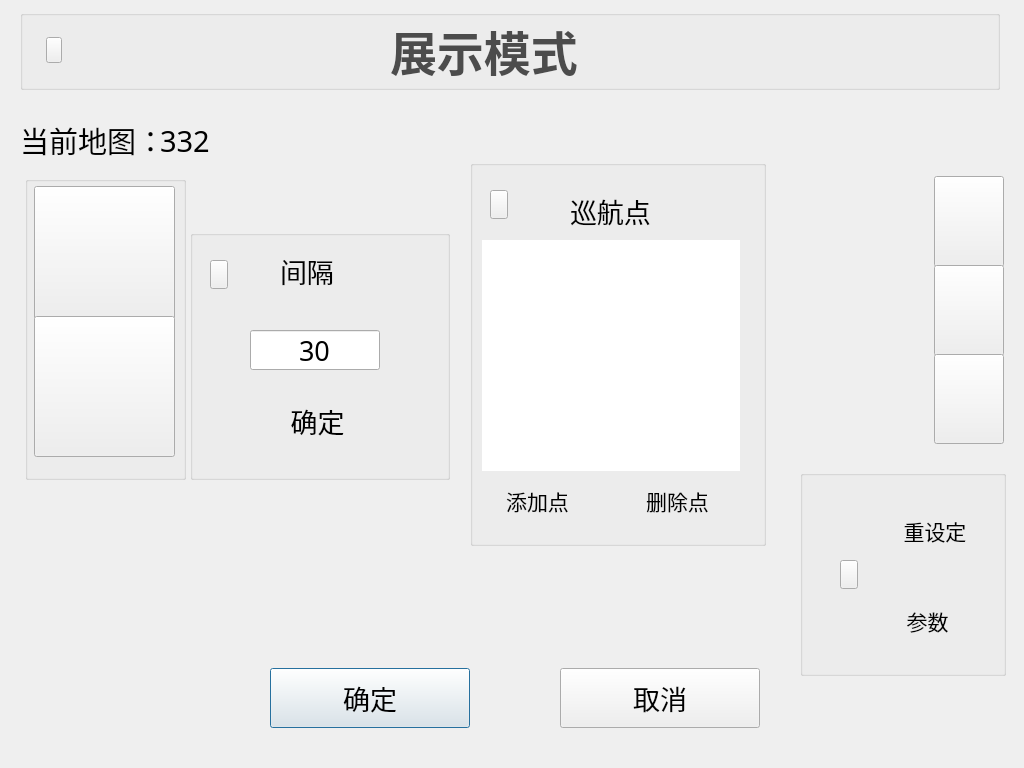
<?xml version="1.0" encoding="UTF-8"?>
<ui version="4.0">
 <class>ShowModeW</class>
 <widget class="QDialog" name="ShowModeW">
  <property name="geometry">
   <rect>
    <x>0</x>
    <y>0</y>
    <width>1024</width>
    <height>768</height>
   </rect>
  </property>
  <property name="font">
   <font>
    <family>宋体</family>
    <pointsize>20</pointsize>
    <italic>false</italic>
   </font>
  </property>
  <property name="windowTitle">
   <string>Dialog</string>
  </property>
  <property name="autoFillBackground">
   <bool>true</bool>
  </property>
  <widget class="QGroupBox" name="titleGroupBox">
   <property name="geometry">
    <rect>
     <x>20</x>
     <y>10</y>
     <width>980</width>
     <height>80</height>
    </rect>
   </property>
   <property name="font">
    <font>
     <family>宋体</family>
    </font>
   </property>
   <property name="styleSheet">
    <string notr="true">#titleGroupBox
{
	border-image: url(:/new/prefix1/image/showmodeimag/back_board1.png);
}</string>
   </property>
   <property name="title">
    <string/>
   </property>
   <property name="flat">
    <bool>false</bool>
   </property>
   <widget class="QPushButton" name="returnMoreButton">
    <property name="geometry">
     <rect>
      <x>26</x>
      <y>27</y>
      <width>16</width>
      <height>26</height>
     </rect>
    </property>
    <property name="font">
     <font>
      <family>宋体</family>
     </font>
    </property>
    <property name="focusPolicy">
     <enum>Qt::NoFocus</enum>
    </property>
    <property name="styleSheet">
     <string notr="true">border-image: url(:/new/prefix1/image/showmodeimag/return.png);</string>
    </property>
    <property name="text">
     <string/>
    </property>
   </widget>
   <widget class="QLabel" name="titleLabel">
    <property name="geometry">
     <rect>
      <x>370</x>
      <y>11</y>
      <width>241</width>
      <height>58</height>
     </rect>
    </property>
    <property name="font">
     <font>
      <family>宋体</family>
      <pointsize>35</pointsize>
      <weight>75</weight>
      <bold>true</bold>
     </font>
    </property>
    <property name="styleSheet">
     <string notr="true">color: rgb(76, 76, 76);</string>
    </property>
    <property name="frameShape">
     <enum>QFrame::NoFrame</enum>
    </property>
    <property name="frameShadow">
     <enum>QFrame::Plain</enum>
    </property>
    <property name="lineWidth">
     <number>0</number>
    </property>
    <property name="text">
     <string>展示模式</string>
    </property>
   </widget>
  </widget>
  <widget class="QPushButton" name="okButton">
   <property name="geometry">
    <rect>
     <x>270</x>
     <y>668</y>
     <width>200</width>
     <height>60</height>
    </rect>
   </property>
   <property name="font">
    <font>
     <family>宋体</family>
     <pointsize>20</pointsize>
    </font>
   </property>
   <property name="autoFillBackground">
    <bool>false</bool>
   </property>
   <property name="styleSheet">
    <string notr="true">QPushButton{border-image: url(:/new/prefix1/image/showmodeimag/ok.png)}
QPushButton:hover{border-image: url(:/new/prefix1/image/showmodeimag/ok.png)}
QPushButton:pressed{border-image: url(:/new/prefix1/image/showmodeimag/ok1.png)}</string>
   </property>
   <property name="text">
    <string>确定</string>
   </property>
  </widget>
  <widget class="QPushButton" name="cancelButton">
   <property name="geometry">
    <rect>
     <x>560</x>
     <y>668</y>
     <width>200</width>
     <height>60</height>
    </rect>
   </property>
   <property name="font">
    <font>
     <family>宋体</family>
     <pointsize>20</pointsize>
    </font>
   </property>
   <property name="styleSheet">
    <string notr="true">QPushButton{border-image: url(:/new/prefix1/image/showmodeimag/cancel.png)}
QPushButton:hover{border-image: url(:/new/prefix1/image/showmodeimag/cancel.png)}
QPushButton:pressed{border-image: url(:/new/prefix1/image/showmodeimag/cancel1.png)}</string>
   </property>
   <property name="text">
    <string>取消</string>
   </property>
  </widget>
  <widget class="QGroupBox" name="groupBox">
   <property name="geometry">
    <rect>
     <x>25</x>
     <y>176</y>
     <width>161</width>
     <height>304</height>
    </rect>
   </property>
   <property name="styleSheet">
    <string notr="true">#groupBox
{
	border-image: url(:/new/prefix1/image/showmodeimag/group.png);
}</string>
   </property>
   <property name="title">
    <string/>
   </property>
   <widget class="QPushButton" name="autoButton">
    <property name="geometry">
     <rect>
      <x>9</x>
      <y>10</y>
      <width>141</width>
      <height>134</height>
     </rect>
    </property>
    <property name="font">
     <font>
      <family>宋体</family>
     </font>
    </property>
    <property name="styleSheet">
     <string notr="true">QPushButton{border-image: url(:/new/prefix1/image/showmodeimag/aout.png)}
QPushButton:hover{border-image: url(:/new/prefix1/image/showmodeimag/aout.png)}
QPushButton:pressed{border-image: url(:/new/prefix1/image/showmodeimag/aout1.png)}</string>
    </property>
    <property name="text">
     <string/>
    </property>
   </widget>
   <widget class="QPushButton" name="manualButton">
    <property name="geometry">
     <rect>
      <x>9</x>
      <y>140</y>
      <width>141</width>
      <height>141</height>
     </rect>
    </property>
    <property name="font">
     <font>
      <family>宋体</family>
     </font>
    </property>
    <property name="styleSheet">
     <string notr="true">QPushButton{border-image: url(:/new/prefix1/image/showmodeimag/manual.png)}
QPushButton:hover{border-image: url(:/new/prefix1/image/showmodeimag/manual.png)}
QPushButton:pressed{border-image: url(:/new/prefix1/image/showmodeimag/manual1.png)}</string>
    </property>
    <property name="text">
     <string/>
    </property>
   </widget>
  </widget>
  <widget class="QGroupBox" name="gapGroupBox">
   <property name="geometry">
    <rect>
     <x>190</x>
     <y>230</y>
     <width>260</width>
     <height>250</height>
    </rect>
   </property>
   <property name="font">
    <font>
     <family>宋体</family>
    </font>
   </property>
   <property name="autoFillBackground">
    <bool>false</bool>
   </property>
   <property name="styleSheet">
    <string notr="true">#gapGroupBox
{
border-image: url(:/new/prefix1/image/showmodeimag/group3.png);
}</string>
   </property>
   <property name="title">
    <string/>
   </property>
   <property name="flat">
    <bool>false</bool>
   </property>
   <widget class="QPushButton" name="gapGroupBox_returnBtn">
    <property name="geometry">
     <rect>
      <x>20</x>
      <y>30</y>
      <width>18</width>
      <height>29</height>
     </rect>
    </property>
    <property name="font">
     <font>
      <family>宋体</family>
     </font>
    </property>
    <property name="styleSheet">
     <string notr="true">border-image: url(:/new/prefix1/image/showmodeimag/return2.png);</string>
    </property>
    <property name="text">
     <string/>
    </property>
   </widget>
   <widget class="QPushButton" name="gapOkButton">
    <property name="geometry">
     <rect>
      <x>90</x>
      <y>170</y>
      <width>75</width>
      <height>41</height>
     </rect>
    </property>
    <property name="font">
     <font>
      <family>宋体</family>
      <pointsize>20</pointsize>
     </font>
    </property>
    <property name="autoFillBackground">
     <bool>false</bool>
    </property>
    <property name="styleSheet">
     <string notr="true">background-color:transparent;</string>
    </property>
    <property name="text">
     <string>确定</string>
    </property>
    <property name="flat">
     <bool>true</bool>
    </property>
   </widget>
   <widget class="QLabel" name="gapLabel">
    <property name="geometry">
     <rect>
      <x>90</x>
      <y>20</y>
      <width>54</width>
      <height>41</height>
     </rect>
    </property>
    <property name="font">
     <font>
      <family>宋体</family>
      <pointsize>20</pointsize>
     </font>
    </property>
    <property name="text">
     <string>间隔</string>
    </property>
   </widget>
   <widget class="QLineEdit" name="lineEdit">
    <property name="geometry">
     <rect>
      <x>60</x>
      <y>100</y>
      <width>130</width>
      <height>40</height>
     </rect>
    </property>
    <property name="font">
     <font>
      <family>宋体</family>
      <pointsize>20</pointsize>
     </font>
    </property>
    <property name="focusPolicy">
     <enum>Qt::ClickFocus</enum>
    </property>
    <property name="styleSheet">
     <string notr="true">border-image: url(:/new/prefix1/image/showmodeimag/password_board.png);</string>
    </property>
    <property name="text">
     <string>30</string>
    </property>
    <property name="echoMode">
     <enum>QLineEdit::Normal</enum>
    </property>
    <property name="alignment">
     <set>Qt::AlignCenter</set>
    </property>
   </widget>
  </widget>
  <widget class="QGroupBox" name="cruiseGroupBox">
   <property name="geometry">
    <rect>
     <x>470</x>
     <y>160</y>
     <width>296</width>
     <height>386</height>
    </rect>
   </property>
   <property name="font">
    <font>
     <family>宋体</family>
    </font>
   </property>
   <property name="styleSheet">
    <string notr="true">#cruiseGroupBox
{
	border-image: url(:/new/prefix1/image/showmodeimag/group4.png);
}</string>
   </property>
   <property name="title">
    <string/>
   </property>
   <widget class="QPushButton" name="addItemButton">
    <property name="geometry">
     <rect>
      <x>30</x>
      <y>325</y>
      <width>75</width>
      <height>31</height>
     </rect>
    </property>
    <property name="font">
     <font>
      <family>宋体</family>
      <pointsize>16</pointsize>
      <weight>50</weight>
      <bold>false</bold>
     </font>
    </property>
    <property name="styleSheet">
     <string notr="true">background-color:transparent;</string>
    </property>
    <property name="text">
     <string>添加点</string>
    </property>
    <property name="flat">
     <bool>true</bool>
    </property>
   </widget>
   <widget class="QPushButton" name="lessItemButton">
    <property name="geometry">
     <rect>
      <x>170</x>
      <y>325</y>
      <width>75</width>
      <height>31</height>
     </rect>
    </property>
    <property name="font">
     <font>
      <family>宋体</family>
      <pointsize>16</pointsize>
      <weight>50</weight>
      <bold>false</bold>
     </font>
    </property>
    <property name="styleSheet">
     <string notr="true">background-color:transparent;</string>
    </property>
    <property name="text">
     <string>删除点</string>
    </property>
    <property name="flat">
     <bool>true</bool>
    </property>
   </widget>
   <widget class="QListWidget" name="listWidget">
    <property name="geometry">
     <rect>
      <x>12</x>
      <y>80</y>
      <width>258</width>
      <height>231</height>
     </rect>
    </property>
    <property name="font">
     <font>
      <family>宋体</family>
      <pointsize>20</pointsize>
     </font>
    </property>
    <property name="frameShape">
     <enum>QFrame::NoFrame</enum>
    </property>
    <property name="verticalScrollBarPolicy">
     <enum>Qt::ScrollBarAlwaysOff</enum>
    </property>
    <property name="horizontalScrollBarPolicy">
     <enum>Qt::ScrollBarAlwaysOff</enum>
    </property>
    <property name="alternatingRowColors">
     <bool>true</bool>
    </property>
   </widget>
   <widget class="QPushButton" name="cruiseGroupBox_returnBtn">
    <property name="geometry">
     <rect>
      <x>20</x>
      <y>30</y>
      <width>18</width>
      <height>29</height>
     </rect>
    </property>
    <property name="font">
     <font>
      <family>宋体</family>
     </font>
    </property>
    <property name="styleSheet">
     <string notr="true">border-image: url(:/new/prefix1/image/showmodeimag/return2.png);</string>
    </property>
    <property name="text">
     <string/>
    </property>
   </widget>
   <widget class="QLabel" name="cruiseLabel">
    <property name="geometry">
     <rect>
      <x>100</x>
      <y>30</y>
      <width>81</width>
      <height>41</height>
     </rect>
    </property>
    <property name="font">
     <font>
      <family>宋体</family>
      <pointsize>20</pointsize>
     </font>
    </property>
    <property name="text">
     <string>巡航点</string>
    </property>
   </widget>
  </widget>
  <widget class="QGroupBox" name="setGroupBox">
   <property name="geometry">
    <rect>
     <x>800</x>
     <y>470</y>
     <width>206</width>
     <height>206</height>
    </rect>
   </property>
   <property name="font">
    <font>
     <family>宋体</family>
    </font>
   </property>
   <property name="styleSheet">
    <string notr="true">#setGroupBox
{
	border-image: url(:/new/prefix1/image/showmodeimag/group5.png);
}</string>
   </property>
   <property name="title">
    <string/>
   </property>
   <widget class="QPushButton" name="paramButton">
    <property name="geometry">
     <rect>
      <x>90</x>
      <y>130</y>
      <width>75</width>
      <height>41</height>
     </rect>
    </property>
    <property name="font">
     <font>
      <family>宋体</family>
      <pointsize>16</pointsize>
     </font>
    </property>
    <property name="styleSheet">
     <string notr="true">background-color:transparent;</string>
    </property>
    <property name="text">
     <string>参数</string>
    </property>
    <property name="flat">
     <bool>true</bool>
    </property>
   </widget>
   <widget class="QPushButton" name="resetButton">
    <property name="geometry">
     <rect>
      <x>90</x>
      <y>40</y>
      <width>90</width>
      <height>41</height>
     </rect>
    </property>
    <property name="font">
     <font>
      <family>宋体</family>
      <pointsize>16</pointsize>
     </font>
    </property>
    <property name="styleSheet">
     <string notr="true">background-color:transparent;</string>
    </property>
    <property name="text">
     <string>重设定</string>
    </property>
    <property name="flat">
     <bool>true</bool>
    </property>
   </widget>
   <widget class="QPushButton" name="setGroupBox_returnBtn">
    <property name="geometry">
     <rect>
      <x>40</x>
      <y>90</y>
      <width>18</width>
      <height>29</height>
     </rect>
    </property>
    <property name="styleSheet">
     <string notr="true">border-image: url(:/new/prefix1/image/showmodeimag/return3.png);</string>
    </property>
    <property name="text">
     <string/>
    </property>
   </widget>
  </widget>
  <widget class="QLabel" name="currentMapLabel">
   <property name="geometry">
    <rect>
     <x>20</x>
     <y>120</y>
     <width>141</width>
     <height>41</height>
    </rect>
   </property>
   <property name="font">
    <font>
     <family>宋体</family>
     <pointsize>22</pointsize>
    </font>
   </property>
   <property name="text">
    <string>当前地图：</string>
   </property>
  </widget>
  <widget class="QLabel" name="mapIndexLabel">
   <property name="geometry">
    <rect>
     <x>160</x>
     <y>120</y>
     <width>141</width>
     <height>41</height>
    </rect>
   </property>
   <property name="font">
    <font>
     <family>宋体</family>
     <pointsize>22</pointsize>
    </font>
   </property>
   <property name="text">
    <string>332</string>
   </property>
  </widget>
  <widget class="QPushButton" name="addBoardButton">
   <property name="geometry">
    <rect>
     <x>934</x>
     <y>176</y>
     <width>70</width>
     <height>91</height>
    </rect>
   </property>
   <property name="font">
    <font>
     <family>宋体</family>
    </font>
   </property>
   <property name="styleSheet">
    <string notr="true">QPushButton{border-image: url(:/new/prefix1/image/showmodeimag/add.png)}
QPushButton:hover{border-image: url(:/new/prefix1/image/showmodeimag/add.png)}
QPushButton:pressed{border-image: url(:/new/prefix1/image/showmodeimag/add1.png)}</string>
   </property>
   <property name="text">
    <string/>
   </property>
  </widget>
  <widget class="QPushButton" name="lessBoardButton">
   <property name="geometry">
    <rect>
     <x>934</x>
     <y>265</y>
     <width>70</width>
     <height>91</height>
    </rect>
   </property>
   <property name="font">
    <font>
     <family>宋体</family>
    </font>
   </property>
   <property name="styleSheet">
    <string notr="true">QPushButton{border-image: url(:/new/prefix1/image/showmodeimag/less.png)}
QPushButton:hover{border-image: url(:/new/prefix1/image/showmodeimag/less.png)}
QPushButton:pressed{border-image: url(:/new/prefix1/image/showmodeimag/less1.png)}</string>
   </property>
   <property name="text">
    <string/>
   </property>
  </widget>
  <widget class="QPushButton" name="resetBoardButton">
   <property name="geometry">
    <rect>
     <x>934</x>
     <y>354</y>
     <width>70</width>
     <height>90</height>
    </rect>
   </property>
   <property name="font">
    <font>
     <family>宋体</family>
    </font>
   </property>
   <property name="styleSheet">
    <string notr="true">QPushButton{border-image: url(:/new/prefix1/image/showmodeimag/reset.png)}
QPushButton:hover{border-image: url(:/new/prefix1/image/showmodeimag/reset.png)}
QPushButton:pressed{border-image: url(:/new/prefix1/image/showmodeimag/reset1.png)}</string>
   </property>
   <property name="text">
    <string/>
   </property>
  </widget>
 </widget>
 <resources/>
 <connections/>
</ui>
